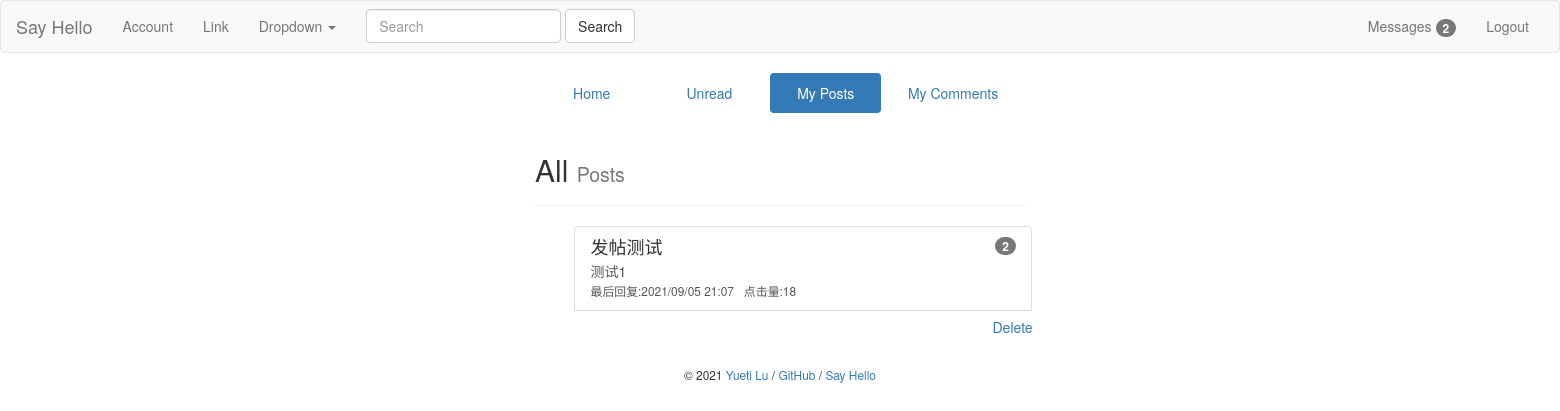
The page /admin/posts (signed in) on the database as committed earlier.
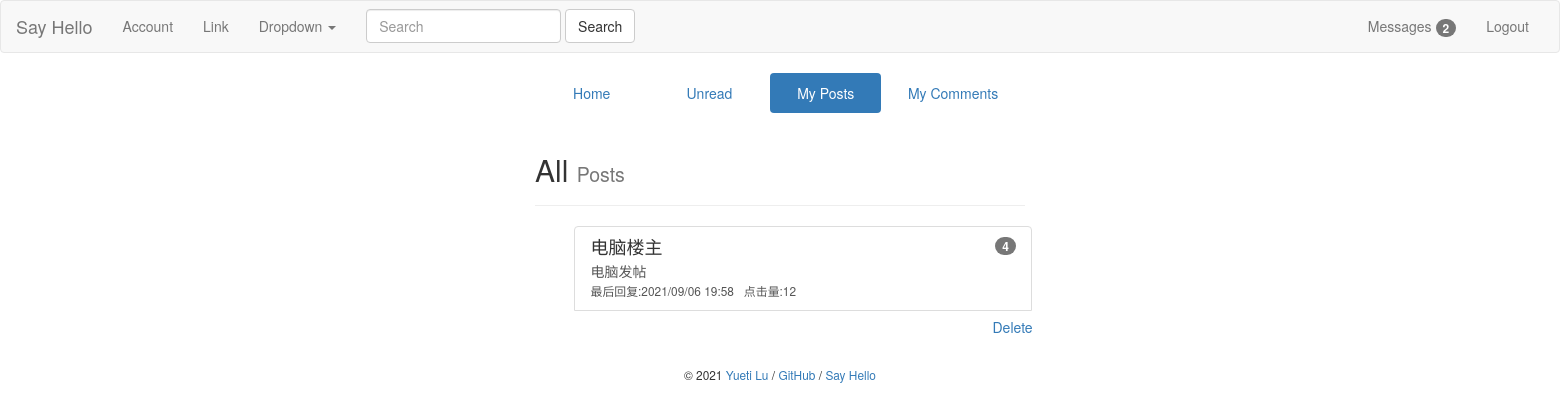
The same page on the database as committed later.
### bluelog/models.py (models this page shows)
class Post(db.Model):
    id = db.Column(db.Integer, primary_key=True)
    title = db.Column(db.String(60))
    body = db.Column(db.Text)
    name = db.Column(db.String(60))
    clickNum = db.Column(db.Integer, default=0)
    commentNum = db.Column(db.Integer, default=0)
    postTime = db.Column(db.DateTime, default=datetime.now)
    timestamp = db.Column(db.DateTime, default=datetime.now)
    user_id = db.Column(db.Integer, db.ForeignKey('user.id'))
    user = db.relationship('User', back_populates='posts')
    comments = db.relationship('Comment', back_populates='post', cascade='all,delete-orphan')

### bluelog/blueprints/admin.py (the view)
@admin_bp.route('/posts')
def managePosts():
    if not current_user.is_authenticated:
        return redirect(url_for('blog.index'))
    else:
        allPosts = Post.query.filter(Post.user_id == current_user.id).all()
        return render_template('admin/managePosts.html', posts=allPosts)

### bluelog/forms.py
class SearchForm(FlaskForm):
    body = StringField('SearchMessage', validators=[DataRequired()])
    submit = SubmitField('Search')

### bluelog/__init__.py (called while the page is built)
def register_template_context(app):
    @app.context_processor
    def injectSearchForm():
        searchForm = SearchForm()
        return dict(searchForm=searchForm)
    @app.context_processor
    def injectUnreadMessage():
        if current_user.is_authenticated:
            user = User.query.get(current_user.id)
            unreadMessageNum = UnreadMessage.query.filter(and_(UnreadMessage.user_id == user.id,
                                                               UnreadMessage.haveRead == 0)).count()
            return dict(unreadMessageNum=unreadMessageNum)
        else:
            return dict(unreadMessageNum=0)

### bluelog/extensions.py (called while the page is built)
@login_manager.user_loader
def load_user(user_id):
    from bluelog.models import User
    user = User.query.get(int(user_id))
    return user

### bluelog/templates/admin/managePosts.html
{% extends 'base.html' %}
{% from "macros.html" import show_flash with context %}
{% from "macros.html" import show_footer %}
{% from "macros.html" import show_post_in_admin %}
{% block content %}
    <div class="col-md-4"></div>
    <div class="col-md-4">
        <ul class="nav nav-pills nav-justified">
            <li role="presentation"><a href="{{ url_for('admin.index') }}">Home</a></li>
            <li role="presentation"><a href="{{ url_for('admin.manageUnreadMessages') }}">Unread</a></li>
            <li role="presentation" class="active"><a href="{{ url_for('admin.managePosts') }}">My Posts</a></li>
            <li role="presentation"><a href="{{ url_for('admin.manageComments') }}">My Comments</a></li>
        </ul>
        <div class="page-header">
            <h2>All <small>Posts</small></h2>
        </div>
        <ul class="list-group" style="margin:0 auto; width:90%">
            {% for post in posts %}
                {{ show_post_in_admin(post) }}
            {% endfor %}
        </ul>
        {{ show_footer() }}
    </div>
    <div class="col-md-4"></div>
{% endblock content %}

### bluelog/templates/macros.html (shortened to what this page needs)
{% macro show_footer() %}
    <footer class="text-center" style="margin-top: 20px;">
        <small> &copy; 2021 <a href="https://github.com/luyueti111" title="Written by Grey Li">Yueti Lu</a> /
            <a href="https://github.com/luyueti111/Bluelog" title="Fork me on GitHub">GitHub</a> /
            <a href="{{ url_for('blog.hello') }}" title="A HelloFlask project">Say Hello</a>
        </small>
    </footer>
{% endmacro %}
{% macro show_post_in_admin(post) %}
    <div class="container">
        <div class="row">
            <div class="col-md-5">
                <a class="list-group-item" href="{{ url_for('blog.replyPage', post_id=post.id) }}">
                    <span class="badge">{{ post.commentNum }}</span>
                    <h4 class="list-group-item-heading">{{ post.title }}</h4>
                    <p class="list-group-item-text"
                       style="width: 100%; word-break: break-all; word-wrap: break-word">{{ post.body }}</p>
                    <small style="right: 0">
                        最后回复:{{ post.timestamp.strftime('%Y/%m/%d %H:%M') }}&nbsp;&nbsp;
                    </small>
                    <small>点击量:{{ post.clickNum }}&nbsp;&nbsp;</small>
                </a>
                <div class="container">
                    <div class="row">
                        <div class="col-md-4"></div>
                        <div class="col-md-1">
                            <a href="{{ url_for('admin.deletePost', post_id=post.id) }}"
                               class="btn btn-link text-right"
                               onclick="return confirm('Are you Sure?')" style="margin-right: 5%">Delete</a>
                        </div>
                    </div>
                </div>
            </div>
        </div>
    </div>
{% endmacro %}

Rows that differ between the two databases and show on the page:
removed Post: commentNum "2", title "发帖测试", body "测试1", timestamp "2021/09/05 21:07", clickNum "18"
added Post: commentNum "4", title "电脑楼主", body "电脑发帖", timestamp "2021/09/06 19:58", clickNum "12"
